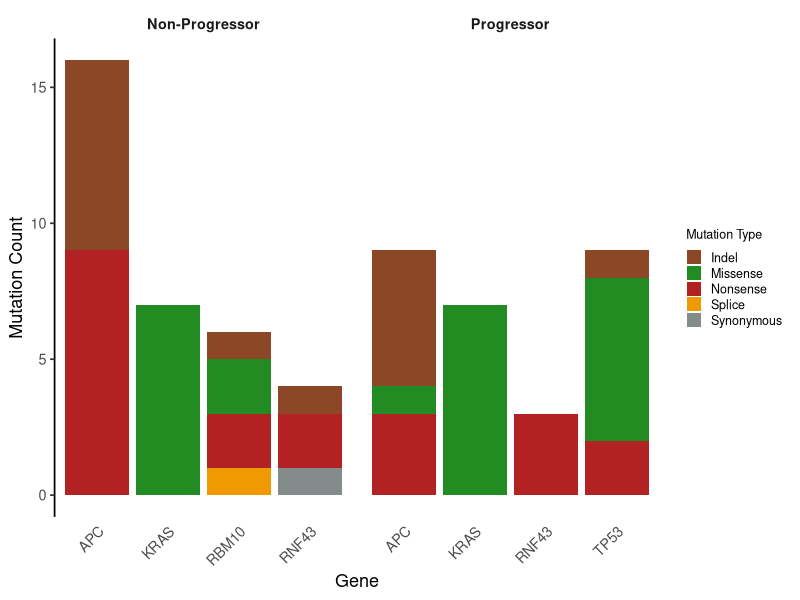
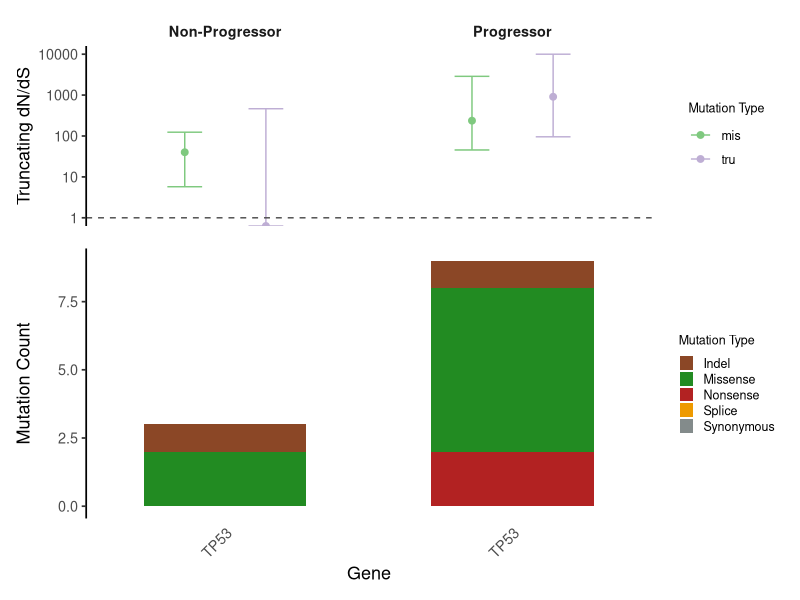

The R script that drew these images, in order:
library(readr)
library(dplyr)
library(tidyr)
library(ggplot2)
library(forcats)
library(patchwork)

#### Prep ####
# Read in data
prog <- read_tsv("data/variants/dndscv/dndscv_genes_prog_pre.tsv") |>
  mutate(group = "Progressor")
non_prog <- read_tsv("data/variants/dndscv/dndscv_genes_non_prog_pre.tsv") |>
  mutate(group = "Non-Progressor")
prog_ci <- read_tsv("data/variants/dndscv/prog_gene_ci.tsv") |>
  mutate(group = "Progressor")
non_prog_ci <- read_tsv("data/variants/dndscv/non_prog_gene_ci.tsv") |>
  mutate(group = "Non-Progressor")

combined_df <- bind_rows(prog, non_prog)

# Reshape and filter data
muts_df <- combined_df |>
  select(gene_name, qglobal_cv, group, n_syn, n_mis, n_non, n_spl, n_ind) |>
  pivot_longer(
    cols = starts_with("n_"),
    names_to = "mutation_type",
    values_to = "count"
  ) |>
  mutate(
    mutation_type = recode(mutation_type,
      n_syn = "Synonymous", n_mis = "Missense", n_non = "Nonsense",
      n_spl = "Splice", n_ind = "Indel"
    )
  )

sig_muts_sums <- muts_df |>
  filter(qglobal_cv < 0.05) |>
  group_by(gene_name, group, mutation_type) |>
  summarise(total = sum(count), .groups = "drop")

##### Plot ##### 
### Barplot ###
# Set gene order
ordered_genes <- sig_muts_sums |>
  group_by(gene_name) |>
  summarise(TotalMut = sum(total)) |>
  arrange(desc(TotalMut)) |>
  pull(gene_name)

plot_df <- sig_muts_sums |>
  mutate(gene_name = factor(gene_name, levels = ordered_genes))

# Define colours
mutation_colours <- c(
  "Synonymous" = "azure4",
  "Missense" = "forestgreen",
  "Nonsense" = "firebrick",
  "Splice" = "orange2",
  "Indel" = "sienna4"
)

# Plot
counts_barplot <- ggplot(sig_muts_sums, aes(x = gene_name, y = total, fill = mutation_type)) +
  geom_col() +
  facet_wrap(~group, scales = "free_x") +
  scale_fill_manual(values = mutation_colours) +
  labs(
    x = "Gene",
    y = "Mutation Count",
    fill = "Mutation Type"
  ) +
  theme_classic(base_size = 13) +
  theme(
    panel.grid = element_blank(),
    axis.line.y = element_line(colour = "black"),
    axis.line.x = element_blank(),
    axis.ticks.x = element_blank(),
    axis.text.x = element_text(angle = 45, hjust = 1),
    strip.background = element_blank(),
    strip.text = element_text(face = "bold"),
    legend.position = "right",
    legend.key.size = unit(0.4, "cm"),
    legend.text = element_text(size = 9),
    legend.title = element_text(size = 9)
  )

ggsave("plots/dndscv/precursors/dndscv_barplot.png", plot = counts_barplot, height = 4, width = 6, dpi = 300)

### TP53 Plot ###
tp53_df <- muts_df |>
  filter(gene_name == "TP53") |>
  group_by(gene_name, group, mutation_type) |>
  summarise(total = sum(count), .groups = "drop")

barplot <- ggplot(tp53_df, aes(x = gene_name, y = total, fill = mutation_type)) +
              geom_col(position = "stack", width = 0.7) +
              facet_wrap(~group, scales = "free_x") +
              scale_fill_manual(values = mutation_colours) +
              labs(
                x = "Gene",
                y = "Mutation Count",
                fill = "Mutation Type"
              ) +
              theme_classic(base_size = 13) +
              theme(
                panel.grid = element_blank(),
                axis.line.y = element_line(colour = "black"),
                axis.line.x = element_blank(),
                axis.ticks.x = element_blank(),
                axis.text.x = element_text(angle = 45, hjust = 1),
                strip.background = element_blank(),
                strip.text = element_blank(),
                legend.position = "right",
                legend.key.size = unit(0.4, "cm"),
                legend.text = element_text(size = 9),
                legend.title = element_text(size = 9)
              )

# Prep
ci_df <- bind_rows(prog_ci, non_prog_ci) |>
  rename(gene_name = gene) |>
  filter(gene_name %in% ordered_genes) |>
  mutate(gene_name = factor(gene_name, levels = ordered_genes)) |>
  tidyr::pivot_longer(cols = starts_with(c("mis", "tru")),
                      names_to = c("type", ".value"),
                      names_pattern = "(mis|tru)_(.*)")

# Dot plot of truncating dN/dS with error bars
dotplot <- ggplot(ci_df, aes(x = gene_name, y = mle, colour = type)) +
  geom_point(size = 2, position = position_dodge(width = 0.7)) +
  geom_errorbar(aes(ymin = low, ymax = high),
    width = 0.3,
    position = position_dodge(width = 0.7)
  ) +
  geom_hline(yintercept = 1, linetype = "dashed", colour = "grey30") +
  scale_color_brewer(palette = 'Accent')+
  scale_y_log10() +
  facet_wrap(~group, scales = "free_x") +
  theme_classic(base_size = 13) +
  theme(
    axis.title.x = element_blank(),
    axis.text.x = element_blank(),
    axis.ticks.x = element_blank(),
    axis.line.x = element_blank(),
    strip.background = element_blank(),
    strip.text = element_text(face = "bold"),
    legend.text = element_text(size = 9),
    legend.title = element_text(size = 9),
    legend.position = "right"
  ) +
  labs(y = "Truncating dN/dS", colour = "Mutation Type")

# Combine
combined_plot <- dotplot / barplot + plot_layout(heights = c(1, 1.5))

ggsave("plots/dndscv/precursors/dndscv_tp53_plot.png", plot = combined_plot, height = 5, width = 5.2, dpi = 300)
